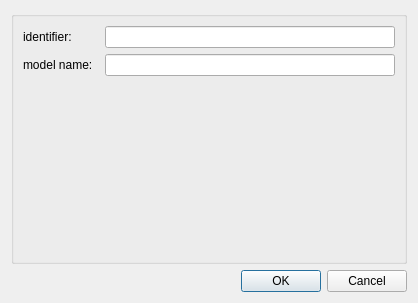
<?xml version="1.0" encoding="UTF-8"?>
<ui version="4.0">
 <class>ConfigureDialog</class>
 <widget class="QDialog" name="Dialog">
  <property name="geometry">
   <rect>
    <x>0</x>
    <y>0</y>
    <width>418</width>
    <height>303</height>
   </rect>
  </property>
  <property name="windowTitle">
   <string>ConfigureDialog</string>
  </property>
  <layout class="QGridLayout" name="gridLayout">
   <item row="0" column="0">
    <widget class="QGroupBox" name="configGroupBox">
     <property name="title">
      <string/>
     </property>
     <layout class="QFormLayout" name="formLayout">
      <item row="0" column="0">
       <widget class="QLabel" name="label0">
        <property name="text">
         <string>identifier:  </string>
        </property>
       </widget>
      </item>
      <item row="0" column="1">
       <widget class="QLineEdit" name="lineEdit0"/>
      </item>

      <item row="1" column="0">
       <widget class="QLabel" name="label1">
        <property name="text">
         <string>model name:  </string>
        </property>
       </widget>
      </item>
      <item row="1" column="1">
       <widget class="QLineEdit" name="lineEdit1"/>
      </item>
     </layout>
    </widget>
   </item>
   <item row="1" column="0">
    <widget class="QDialogButtonBox" name="buttonBox">
     <property name="orientation">
      <enum>Qt::Horizontal</enum>
     </property>
     <property name="standardButtons">
      <set>QDialogButtonBox::Cancel|QDialogButtonBox::Ok</set>
     </property>
    </widget>
   </item>
  </layout>
 </widget>
 <resources/>
 <connections>
  <connection>
   <sender>buttonBox</sender>
   <signal>accepted()</signal>
   <receiver>ConfigureDialog</receiver>
   <slot>accept()</slot>
   <hints>
    <hint type="sourcelabel">
     <x>248</x>
     <y>254</y>
    </hint>
    <hint type="destinationlabel">
     <x>157</x>
     <y>274</y>
    </hint>
   </hints>
  </connection>
  <connection>
   <sender>buttonBox</sender>
   <signal>rejected()</signal>
   <receiver>ConfigureDialog</receiver>
   <slot>reject()</slot>
   <hints>
    <hint type="sourcelabel">
     <x>316</x>
     <y>260</y>
    </hint>
    <hint type="destinationlabel">
     <x>286</x>
     <y>274</y>
    </hint>
   </hints>
  </connection>
 </connections>
</ui>
